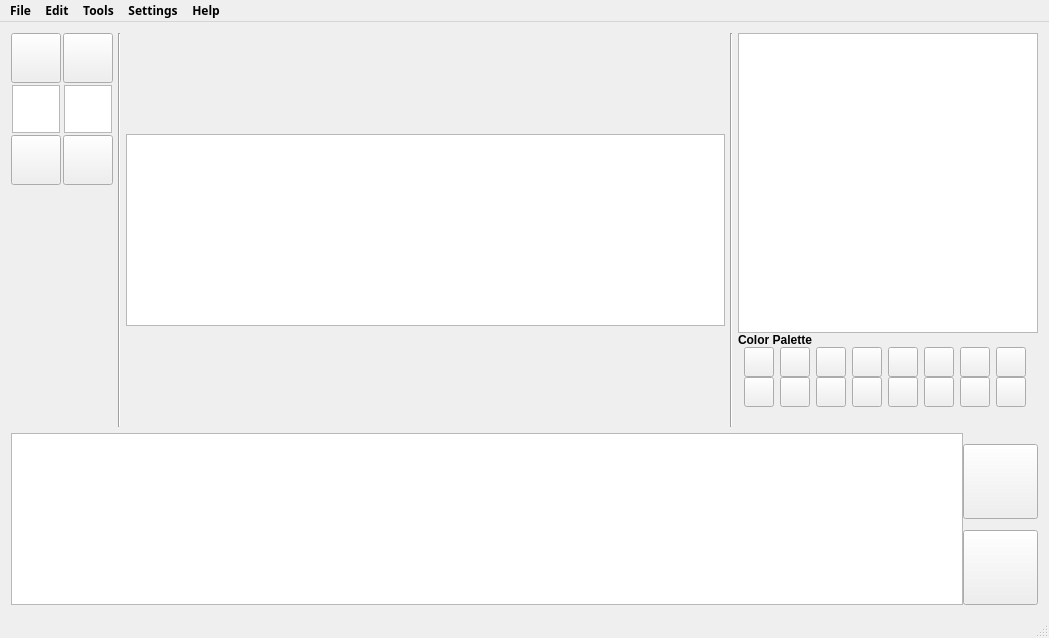
<?xml version="1.0" encoding="UTF-8"?>
<ui version="4.0">
 <class>MainWindow</class>
 <widget class="QMainWindow" name="MainWindow">
  <property name="geometry">
   <rect>
    <x>0</x>
    <y>0</y>
    <width>1049</width>
    <height>638</height>
   </rect>
  </property>
  <property name="windowTitle">
   <string>Sprite Editor</string>
  </property>
  <widget class="QWidget" name="centralWidget">
   <layout class="QVBoxLayout" name="verticalLayout_2">
    <item>
     <layout class="QHBoxLayout" name="MainArea">
      <property name="spacing">
       <number>0</number>
      </property>
      <item>
       <layout class="QHBoxLayout" name="drawingWindow">
        <property name="spacing">
         <number>5</number>
        </property>
        <item>
         <layout class="QVBoxLayout" name="toolbar">
          <property name="spacing">
           <number>2</number>
          </property>
          <item>
           <layout class="QHBoxLayout" name="row1">
            <property name="spacing">
             <number>2</number>
            </property>
            <item>
             <widget class="QToolButton" name="brushButton">
              <property name="sizePolicy">
               <sizepolicy hsizetype="Fixed" vsizetype="Fixed">
                <horstretch>0</horstretch>
                <verstretch>0</verstretch>
               </sizepolicy>
              </property>
              <property name="minimumSize">
               <size>
                <width>50</width>
                <height>50</height>
               </size>
              </property>
              <property name="maximumSize">
               <size>
                <width>50</width>
                <height>50</height>
               </size>
              </property>
              <property name="text">
               <string/>
              </property>
             </widget>
            </item>
            <item>
             <widget class="QToolButton" name="eraserButton">
              <property name="sizePolicy">
               <sizepolicy hsizetype="Fixed" vsizetype="Fixed">
                <horstretch>0</horstretch>
                <verstretch>0</verstretch>
               </sizepolicy>
              </property>
              <property name="minimumSize">
               <size>
                <width>50</width>
                <height>50</height>
               </size>
              </property>
              <property name="maximumSize">
               <size>
                <width>50</width>
                <height>50</height>
               </size>
              </property>
              <property name="text">
               <string/>
              </property>
             </widget>
            </item>
           </layout>
          </item>
          <item>
           <layout class="QHBoxLayout" name="row2">
            <property name="spacing">
             <number>3</number>
            </property>
            <item>
             <widget class="QGraphicsView" name="primColorGV">
              <property name="sizePolicy">
               <sizepolicy hsizetype="Fixed" vsizetype="Minimum">
                <horstretch>0</horstretch>
                <verstretch>0</verstretch>
               </sizepolicy>
              </property>
              <property name="maximumSize">
               <size>
                <width>48</width>
                <height>48</height>
               </size>
              </property>
             </widget>
            </item>
            <item>
             <widget class="QGraphicsView" name="secColorGV">
              <property name="sizePolicy">
               <sizepolicy hsizetype="Fixed" vsizetype="Minimum">
                <horstretch>0</horstretch>
                <verstretch>0</verstretch>
               </sizepolicy>
              </property>
              <property name="maximumSize">
               <size>
                <width>48</width>
                <height>48</height>
               </size>
              </property>
             </widget>
            </item>
           </layout>
          </item>
          <item>
           <layout class="QHBoxLayout" name="row3">
            <property name="spacing">
             <number>2</number>
            </property>
            <item>
             <widget class="QToolButton" name="toolButton_2">
              <property name="sizePolicy">
               <sizepolicy hsizetype="Fixed" vsizetype="Fixed">
                <horstretch>0</horstretch>
                <verstretch>0</verstretch>
               </sizepolicy>
              </property>
              <property name="minimumSize">
               <size>
                <width>50</width>
                <height>50</height>
               </size>
              </property>
              <property name="maximumSize">
               <size>
                <width>50</width>
                <height>50</height>
               </size>
              </property>
              <property name="text">
               <string/>
              </property>
             </widget>
            </item>
            <item>
             <widget class="QToolButton" name="toolButton_4">
              <property name="sizePolicy">
               <sizepolicy hsizetype="Fixed" vsizetype="Fixed">
                <horstretch>0</horstretch>
                <verstretch>0</verstretch>
               </sizepolicy>
              </property>
              <property name="minimumSize">
               <size>
                <width>50</width>
                <height>50</height>
               </size>
              </property>
              <property name="maximumSize">
               <size>
                <width>50</width>
                <height>50</height>
               </size>
              </property>
              <property name="text">
               <string/>
              </property>
             </widget>
            </item>
           </layout>
          </item>
          <item>
           <spacer name="verticalSpacer">
            <property name="orientation">
             <enum>Qt::Vertical</enum>
            </property>
            <property name="sizeHint" stdset="0">
             <size>
              <width>20</width>
              <height>40</height>
             </size>
            </property>
           </spacer>
          </item>
         </layout>
        </item>
        <item>
         <widget class="Line" name="line">
          <property name="orientation">
           <enum>Qt::Vertical</enum>
          </property>
         </widget>
        </item>
        <item>
         <layout class="QVBoxLayout" name="MiddleColumn">
          <item>
           <spacer name="verticalSpacer_3">
            <property name="orientation">
             <enum>Qt::Vertical</enum>
            </property>
            <property name="sizeHint" stdset="0">
             <size>
              <width>20</width>
              <height>40</height>
             </size>
            </property>
           </spacer>
          </item>
          <item>
           <widget class="QGraphicsView" name="drawingGV"/>
          </item>
          <item>
           <spacer name="verticalSpacer_2">
            <property name="orientation">
             <enum>Qt::Vertical</enum>
            </property>
            <property name="sizeHint" stdset="0">
             <size>
              <width>20</width>
              <height>40</height>
             </size>
            </property>
           </spacer>
          </item>
         </layout>
        </item>
        <item>
         <widget class="Line" name="line_2">
          <property name="orientation">
           <enum>Qt::Vertical</enum>
          </property>
         </widget>
        </item>
        <item>
         <layout class="QVBoxLayout" name="RightColumn">
          <property name="spacing">
           <number>0</number>
          </property>
          <item>
           <widget class="QGraphicsView" name="previewWindow">
            <property name="minimumSize">
             <size>
              <width>300</width>
              <height>300</height>
             </size>
            </property>
            <property name="maximumSize">
             <size>
              <width>300</width>
              <height>300</height>
             </size>
            </property>
           </widget>
          </item>
          <item>
           <widget class="QLabel" name="colorPaletteLabel">
            <property name="font">
             <font>
              <family>Segoe UI</family>
              <pointsize>9</pointsize>
              <weight>75</weight>
              <bold>true</bold>
             </font>
            </property>
            <property name="text">
             <string>Color Palette</string>
            </property>
           </widget>
          </item>
          <item>
           <layout class="QHBoxLayout" name="paletteRow1">
            <property name="spacing">
             <number>0</number>
            </property>
            <item>
             <widget class="QPushButton" name="coloPaletteB">
              <property name="sizePolicy">
               <sizepolicy hsizetype="Fixed" vsizetype="Fixed">
                <horstretch>0</horstretch>
                <verstretch>0</verstretch>
               </sizepolicy>
              </property>
              <property name="minimumSize">
               <size>
                <width>30</width>
                <height>30</height>
               </size>
              </property>
              <property name="maximumSize">
               <size>
                <width>30</width>
                <height>30</height>
               </size>
              </property>
              <property name="sizeIncrement">
               <size>
                <width>0</width>
                <height>0</height>
               </size>
              </property>
              <property name="text">
               <string/>
              </property>
             </widget>
            </item>
            <item>
             <widget class="QPushButton" name="coloPaletteB_2">
              <property name="sizePolicy">
               <sizepolicy hsizetype="Fixed" vsizetype="Fixed">
                <horstretch>0</horstretch>
                <verstretch>0</verstretch>
               </sizepolicy>
              </property>
              <property name="minimumSize">
               <size>
                <width>30</width>
                <height>30</height>
               </size>
              </property>
              <property name="maximumSize">
               <size>
                <width>30</width>
                <height>30</height>
               </size>
              </property>
              <property name="sizeIncrement">
               <size>
                <width>0</width>
                <height>0</height>
               </size>
              </property>
              <property name="text">
               <string/>
              </property>
             </widget>
            </item>
            <item>
             <widget class="QPushButton" name="coloPaletteB_3">
              <property name="sizePolicy">
               <sizepolicy hsizetype="Fixed" vsizetype="Fixed">
                <horstretch>0</horstretch>
                <verstretch>0</verstretch>
               </sizepolicy>
              </property>
              <property name="minimumSize">
               <size>
                <width>30</width>
                <height>30</height>
               </size>
              </property>
              <property name="maximumSize">
               <size>
                <width>30</width>
                <height>30</height>
               </size>
              </property>
              <property name="sizeIncrement">
               <size>
                <width>0</width>
                <height>0</height>
               </size>
              </property>
              <property name="text">
               <string/>
              </property>
             </widget>
            </item>
            <item>
             <widget class="QPushButton" name="coloPaletteB_4">
              <property name="sizePolicy">
               <sizepolicy hsizetype="Fixed" vsizetype="Fixed">
                <horstretch>0</horstretch>
                <verstretch>0</verstretch>
               </sizepolicy>
              </property>
              <property name="minimumSize">
               <size>
                <width>30</width>
                <height>30</height>
               </size>
              </property>
              <property name="maximumSize">
               <size>
                <width>30</width>
                <height>30</height>
               </size>
              </property>
              <property name="sizeIncrement">
               <size>
                <width>0</width>
                <height>0</height>
               </size>
              </property>
              <property name="text">
               <string/>
              </property>
             </widget>
            </item>
            <item>
             <widget class="QPushButton" name="coloPaletteB_5">
              <property name="sizePolicy">
               <sizepolicy hsizetype="Fixed" vsizetype="Fixed">
                <horstretch>0</horstretch>
                <verstretch>0</verstretch>
               </sizepolicy>
              </property>
              <property name="minimumSize">
               <size>
                <width>30</width>
                <height>30</height>
               </size>
              </property>
              <property name="maximumSize">
               <size>
                <width>30</width>
                <height>30</height>
               </size>
              </property>
              <property name="sizeIncrement">
               <size>
                <width>0</width>
                <height>0</height>
               </size>
              </property>
              <property name="text">
               <string/>
              </property>
             </widget>
            </item>
            <item>
             <widget class="QPushButton" name="coloPaletteB_6">
              <property name="sizePolicy">
               <sizepolicy hsizetype="Fixed" vsizetype="Fixed">
                <horstretch>0</horstretch>
                <verstretch>0</verstretch>
               </sizepolicy>
              </property>
              <property name="minimumSize">
               <size>
                <width>30</width>
                <height>30</height>
               </size>
              </property>
              <property name="maximumSize">
               <size>
                <width>30</width>
                <height>30</height>
               </size>
              </property>
              <property name="sizeIncrement">
               <size>
                <width>0</width>
                <height>0</height>
               </size>
              </property>
              <property name="text">
               <string/>
              </property>
             </widget>
            </item>
            <item>
             <widget class="QPushButton" name="coloPaletteB_7">
              <property name="sizePolicy">
               <sizepolicy hsizetype="Fixed" vsizetype="Fixed">
                <horstretch>0</horstretch>
                <verstretch>0</verstretch>
               </sizepolicy>
              </property>
              <property name="minimumSize">
               <size>
                <width>30</width>
                <height>30</height>
               </size>
              </property>
              <property name="maximumSize">
               <size>
                <width>30</width>
                <height>30</height>
               </size>
              </property>
              <property name="sizeIncrement">
               <size>
                <width>0</width>
                <height>0</height>
               </size>
              </property>
              <property name="text">
               <string/>
              </property>
             </widget>
            </item>
            <item>
             <widget class="QPushButton" name="coloPaletteB_8">
              <property name="sizePolicy">
               <sizepolicy hsizetype="Fixed" vsizetype="Fixed">
                <horstretch>0</horstretch>
                <verstretch>0</verstretch>
               </sizepolicy>
              </property>
              <property name="minimumSize">
               <size>
                <width>30</width>
                <height>30</height>
               </size>
              </property>
              <property name="maximumSize">
               <size>
                <width>30</width>
                <height>30</height>
               </size>
              </property>
              <property name="sizeIncrement">
               <size>
                <width>0</width>
                <height>0</height>
               </size>
              </property>
              <property name="text">
               <string/>
              </property>
             </widget>
            </item>
           </layout>
          </item>
          <item>
           <layout class="QHBoxLayout" name="paletteRow2">
            <property name="spacing">
             <number>0</number>
            </property>
            <item>
             <widget class="QPushButton" name="coloPaletteB_10">
              <property name="sizePolicy">
               <sizepolicy hsizetype="Fixed" vsizetype="Fixed">
                <horstretch>0</horstretch>
                <verstretch>0</verstretch>
               </sizepolicy>
              </property>
              <property name="minimumSize">
               <size>
                <width>30</width>
                <height>30</height>
               </size>
              </property>
              <property name="maximumSize">
               <size>
                <width>30</width>
                <height>30</height>
               </size>
              </property>
              <property name="sizeIncrement">
               <size>
                <width>0</width>
                <height>0</height>
               </size>
              </property>
              <property name="text">
               <string/>
              </property>
             </widget>
            </item>
            <item>
             <widget class="QPushButton" name="coloPaletteB_9">
              <property name="sizePolicy">
               <sizepolicy hsizetype="Fixed" vsizetype="Fixed">
                <horstretch>0</horstretch>
                <verstretch>0</verstretch>
               </sizepolicy>
              </property>
              <property name="minimumSize">
               <size>
                <width>30</width>
                <height>30</height>
               </size>
              </property>
              <property name="maximumSize">
               <size>
                <width>30</width>
                <height>30</height>
               </size>
              </property>
              <property name="sizeIncrement">
               <size>
                <width>0</width>
                <height>0</height>
               </size>
              </property>
              <property name="text">
               <string/>
              </property>
             </widget>
            </item>
            <item>
             <widget class="QPushButton" name="coloPaletteB_11">
              <property name="sizePolicy">
               <sizepolicy hsizetype="Fixed" vsizetype="Fixed">
                <horstretch>0</horstretch>
                <verstretch>0</verstretch>
               </sizepolicy>
              </property>
              <property name="minimumSize">
               <size>
                <width>30</width>
                <height>30</height>
               </size>
              </property>
              <property name="maximumSize">
               <size>
                <width>30</width>
                <height>30</height>
               </size>
              </property>
              <property name="sizeIncrement">
               <size>
                <width>0</width>
                <height>0</height>
               </size>
              </property>
              <property name="text">
               <string/>
              </property>
             </widget>
            </item>
            <item>
             <widget class="QPushButton" name="coloPaletteB_12">
              <property name="sizePolicy">
               <sizepolicy hsizetype="Fixed" vsizetype="Fixed">
                <horstretch>0</horstretch>
                <verstretch>0</verstretch>
               </sizepolicy>
              </property>
              <property name="minimumSize">
               <size>
                <width>30</width>
                <height>30</height>
               </size>
              </property>
              <property name="maximumSize">
               <size>
                <width>30</width>
                <height>30</height>
               </size>
              </property>
              <property name="sizeIncrement">
               <size>
                <width>0</width>
                <height>0</height>
               </size>
              </property>
              <property name="text">
               <string/>
              </property>
             </widget>
            </item>
            <item>
             <widget class="QPushButton" name="coloPaletteB_13">
              <property name="sizePolicy">
               <sizepolicy hsizetype="Fixed" vsizetype="Fixed">
                <horstretch>0</horstretch>
                <verstretch>0</verstretch>
               </sizepolicy>
              </property>
              <property name="minimumSize">
               <size>
                <width>30</width>
                <height>30</height>
               </size>
              </property>
              <property name="maximumSize">
               <size>
                <width>30</width>
                <height>30</height>
               </size>
              </property>
              <property name="sizeIncrement">
               <size>
                <width>0</width>
                <height>0</height>
               </size>
              </property>
              <property name="text">
               <string/>
              </property>
             </widget>
            </item>
            <item>
             <widget class="QPushButton" name="coloPaletteB_14">
              <property name="sizePolicy">
               <sizepolicy hsizetype="Fixed" vsizetype="Fixed">
                <horstretch>0</horstretch>
                <verstretch>0</verstretch>
               </sizepolicy>
              </property>
              <property name="minimumSize">
               <size>
                <width>30</width>
                <height>30</height>
               </size>
              </property>
              <property name="maximumSize">
               <size>
                <width>30</width>
                <height>30</height>
               </size>
              </property>
              <property name="sizeIncrement">
               <size>
                <width>0</width>
                <height>0</height>
               </size>
              </property>
              <property name="text">
               <string/>
              </property>
             </widget>
            </item>
            <item>
             <widget class="QPushButton" name="coloPaletteB_15">
              <property name="sizePolicy">
               <sizepolicy hsizetype="Fixed" vsizetype="Fixed">
                <horstretch>0</horstretch>
                <verstretch>0</verstretch>
               </sizepolicy>
              </property>
              <property name="minimumSize">
               <size>
                <width>30</width>
                <height>30</height>
               </size>
              </property>
              <property name="maximumSize">
               <size>
                <width>30</width>
                <height>30</height>
               </size>
              </property>
              <property name="sizeIncrement">
               <size>
                <width>0</width>
                <height>0</height>
               </size>
              </property>
              <property name="text">
               <string/>
              </property>
             </widget>
            </item>
            <item>
             <widget class="QPushButton" name="coloPaletteB_16">
              <property name="sizePolicy">
               <sizepolicy hsizetype="Fixed" vsizetype="Fixed">
                <horstretch>0</horstretch>
                <verstretch>0</verstretch>
               </sizepolicy>
              </property>
              <property name="minimumSize">
               <size>
                <width>30</width>
                <height>30</height>
               </size>
              </property>
              <property name="maximumSize">
               <size>
                <width>30</width>
                <height>30</height>
               </size>
              </property>
              <property name="sizeIncrement">
               <size>
                <width>0</width>
                <height>0</height>
               </size>
              </property>
              <property name="text">
               <string/>
              </property>
             </widget>
            </item>
           </layout>
          </item>
          <item>
           <spacer name="verticalSpacer_4">
            <property name="orientation">
             <enum>Qt::Vertical</enum>
            </property>
            <property name="sizeHint" stdset="0">
             <size>
              <width>20</width>
              <height>40</height>
             </size>
            </property>
           </spacer>
          </item>
         </layout>
        </item>
       </layout>
      </item>
     </layout>
    </item>
    <item>
     <layout class="QHBoxLayout" name="filmStripLayout">
      <property name="spacing">
       <number>0</number>
      </property>
      <item>
       <widget class="QGraphicsView" name="filmStripGV">
        <property name="backgroundBrush">
         <brush brushstyle="NoBrush">
          <color alpha="255">
           <red>150</red>
           <green>150</green>
           <blue>150</blue>
          </color>
         </brush>
        </property>
       </widget>
      </item>
      <item>
       <layout class="QVBoxLayout" name="verticalLayout">
        <property name="spacing">
         <number>0</number>
        </property>
        <item alignment="Qt::AlignRight|Qt::AlignBottom">
         <widget class="QPushButton" name="addFrameButton">
          <property name="sizePolicy">
           <sizepolicy hsizetype="Fixed" vsizetype="Fixed">
            <horstretch>0</horstretch>
            <verstretch>0</verstretch>
           </sizepolicy>
          </property>
          <property name="minimumSize">
           <size>
            <width>75</width>
            <height>75</height>
           </size>
          </property>
          <property name="maximumSize">
           <size>
            <width>75</width>
            <height>75</height>
           </size>
          </property>
          <property name="text">
           <string/>
          </property>
         </widget>
        </item>
        <item alignment="Qt::AlignRight|Qt::AlignBottom">
         <widget class="QPushButton" name="pushButton">
          <property name="sizePolicy">
           <sizepolicy hsizetype="Fixed" vsizetype="Fixed">
            <horstretch>0</horstretch>
            <verstretch>0</verstretch>
           </sizepolicy>
          </property>
          <property name="minimumSize">
           <size>
            <width>75</width>
            <height>75</height>
           </size>
          </property>
          <property name="maximumSize">
           <size>
            <width>75</width>
            <height>75</height>
           </size>
          </property>
          <property name="text">
           <string/>
          </property>
         </widget>
        </item>
       </layout>
      </item>
     </layout>
    </item>
   </layout>
  </widget>
  <widget class="QMenuBar" name="menuBar">
   <property name="geometry">
    <rect>
     <x>0</x>
     <y>0</y>
     <width>1049</width>
     <height>21</height>
    </rect>
   </property>
   <property name="font">
    <font>
     <family>Yu Gothic UI Semibold</family>
     <pointsize>9</pointsize>
     <weight>75</weight>
     <bold>true</bold>
    </font>
   </property>
   <widget class="QMenu" name="menuFile">
    <property name="title">
     <string>File</string>
    </property>
   </widget>
   <widget class="QMenu" name="menuEdit">
    <property name="title">
     <string>Edit</string>
    </property>
   </widget>
   <widget class="QMenu" name="menuTools">
    <property name="title">
     <string>Tools</string>
    </property>
    <widget class="QMenu" name="menuBrush_Tools">
     <property name="title">
      <string>Brush Tools</string>
     </property>
     <addaction name="actionUse_Brush"/>
     <addaction name="actionBrush_Primary_Color_Picker"/>
     <addaction name="actionBrush_Secondary_Color_Picker"/>
    </widget>
    <addaction name="menuBrush_Tools"/>
    <addaction name="actionUse_Eraser"/>
   </widget>
   <widget class="QMenu" name="menuSettings">
    <property name="title">
     <string>Settings</string>
    </property>
    <widget class="QMenu" name="menuBackground_Color">
     <property name="title">
      <string>Background Color</string>
     </property>
     <addaction name="actionLightGrayBackground"/>
     <addaction name="actionWhiteBackground"/>
     <addaction name="actionCustomBackgroundColor"/>
    </widget>
    <widget class="QMenu" name="menuGrid">
     <property name="title">
      <string>Grid</string>
     </property>
     <addaction name="actionDotGridOn"/>
     <addaction name="actionSolidGridOn"/>
     <addaction name="actionTurn_Off_Grid"/>
    </widget>
    <addaction name="menuBackground_Color"/>
    <addaction name="menuGrid"/>
   </widget>
   <widget class="QMenu" name="menuHelp">
    <property name="title">
     <string>Help</string>
    </property>
   </widget>
   <addaction name="menuFile"/>
   <addaction name="menuEdit"/>
   <addaction name="menuTools"/>
   <addaction name="menuSettings"/>
   <addaction name="menuHelp"/>
  </widget>
  <widget class="QStatusBar" name="statusBar"/>
  <action name="actionLightGrayBackground">
   <property name="text">
    <string>Light Gray</string>
   </property>
   <property name="toolTip">
    <string>Set the background color to a light gray.</string>
   </property>
  </action>
  <action name="actionWhiteBackground">
   <property name="text">
    <string>White</string>
   </property>
   <property name="toolTip">
    <string>Set the background color to white.</string>
   </property>
  </action>
  <action name="actionCustomBackgroundColor">
   <property name="text">
    <string>Custom</string>
   </property>
   <property name="toolTip">
    <string>Choose a custom background color.</string>
   </property>
  </action>
  <action name="actionDotGridOn">
   <property name="text">
    <string>Dotted Grid Lines</string>
   </property>
   <property name="toolTip">
    <string>Show a dotted grid on the workspace.</string>
   </property>
   <property name="shortcut">
    <string>Ctrl+T</string>
   </property>
  </action>
  <action name="actionSolidGridOn">
   <property name="text">
    <string>Solid Grid Lines</string>
   </property>
   <property name="toolTip">
    <string>Show a grid in the workspace.</string>
   </property>
   <property name="shortcut">
    <string>Ctrl+G</string>
   </property>
  </action>
  <action name="actionTurn_Off_Grid">
   <property name="text">
    <string>Turn Off Grid</string>
   </property>
   <property name="shortcut">
    <string>Ctrl+B</string>
   </property>
  </action>
  <action name="actionUse_Brush">
   <property name="text">
    <string>Use Brush</string>
   </property>
   <property name="toolTip">
    <string>Activate the brush tool.</string>
   </property>
   <property name="shortcut">
    <string>B</string>
   </property>
  </action>
  <action name="actionBrush_Primary_Color_Picker">
   <property name="text">
    <string>Primary Color Picker</string>
   </property>
   <property name="toolTip">
    <string>Pick a primary color</string>
   </property>
  </action>
  <action name="actionBrush_Secondary_Color_Picker">
   <property name="text">
    <string>Secondary Color Picker</string>
   </property>
   <property name="toolTip">
    <string>Pick a secondary color.</string>
   </property>
  </action>
  <action name="actionUse_Eraser">
   <property name="text">
    <string>Use Eraser</string>
   </property>
   <property name="toolTip">
    <string>Activate the Eraser Tool</string>
   </property>
   <property name="shortcut">
    <string>E</string>
   </property>
  </action>
 </widget>
 <layoutdefault spacing="6" margin="11"/>
 <resources/>
 <connections/>
</ui>
